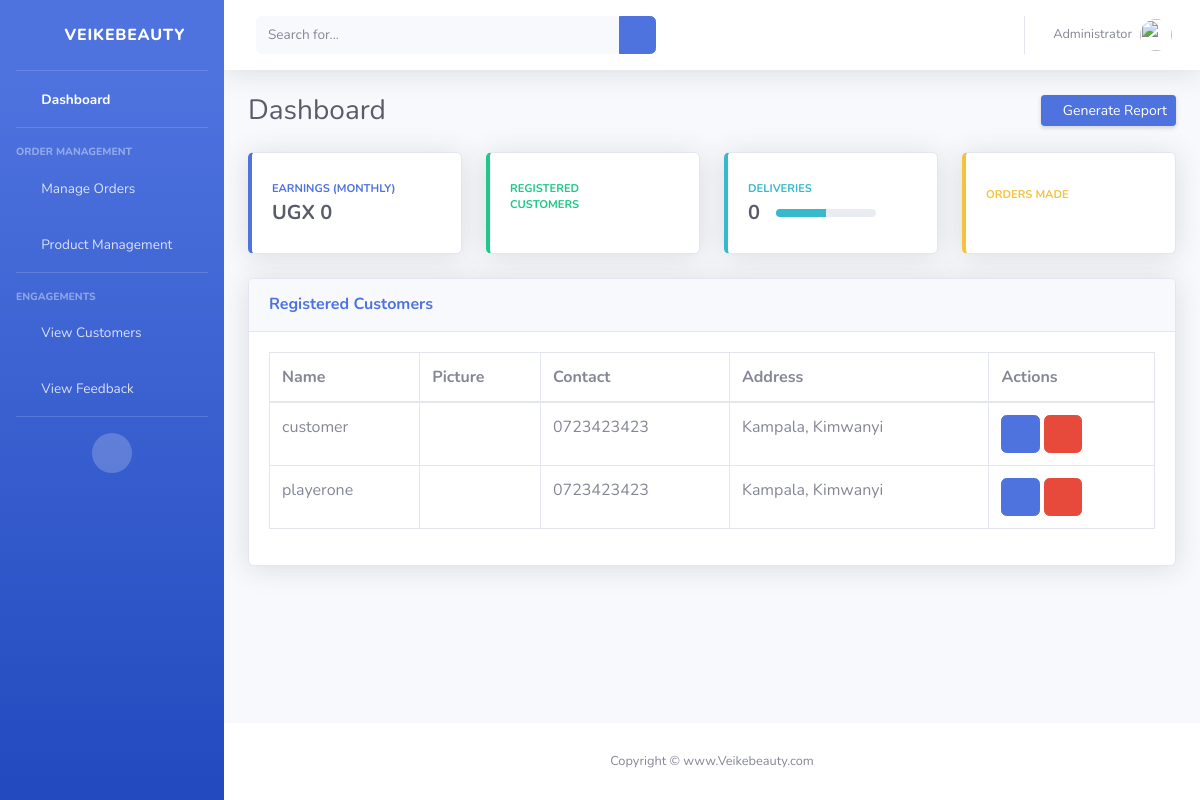
The app's page /view-customer (signed in) with its own data.
### ecom/models.py (models this page shows, shortened)
class Customer(models.Model):
    user=models.OneToOneField(User,on_delete=models.CASCADE)
    profile_pic= models.ImageField(upload_to='profile_pic/CustomerProfilePic/',null=True,blank=True)
    address = models.CharField(max_length=40)
    mobile = models.CharField(max_length=20,null=False)

### ecom/views.py (the view)
# urls.py: path('view-customer', views.view_customer_view,name='view-customer'),
@login_required(login_url='adminlogin')
def view_customer_view(request):
    customers=models.Customer.objects.all()
    return render(request,'adminDashboard/view_customer.html',{'customers':customers})

### templates/adminDashboard/view_customer.html (shortened to what this page needs)
{% extends 'adminDashboard/base.html' %}
{% load static %}
{% block content %}
<div class="card shadow mb-4">
    <div class="card-header py-3">
        <h6 class="m-0 font-weight-bold text-primary">Registered Customers</h6>
    </div>
    <div class="card-body">
        <div class="table-responsive">
            <table class="table table-bordered" id="dataTable" width="100%" cellspacing="0">
                <thead>
                    <tr>
                        <th>Name</th>
                        <th>Picture</th>
                        <th>Contact</th>
                        <th>Address</th>
                        <th>Actions</th>
                    </tr>
                </thead>
                <tbody>
                    {% if customers %}
                    {% for c in customers %}
                        <tr>
                            <td>{{ c.user }}</td>
                            <td>
                            </td>
                            <td>{{ c.mobile }}</td>
                            <td>{{ c.address }}</td>
                              <td><a class="btn btn-primary btn-xs" href="{% url 'update-customer' c.id  %}"><i class="fas fa-info-circle"></i></a>
                                <a class="btn btn-danger btn-xs" href="{% url 'delete-customer' c.id  %}"><i class="fas fa-trash"></i></a></td>
                        </tr>
                    {% endfor %}
                {% else %}
                    <tr>
                        <td colspan="4">
                            <h1>No Customers!!</h1>
                        </td>
                    </tr>
                {% endif %}
                </tbody>
            </table>
        </div>
    </div>
</div>
{% endblock %}

### records on screen
Customer: user "customer", mobile "0723423423", address "Kampala, Kimwanyi"
Customer: user "playerone", mobile "0723423423", address "Kampala, Kimwanyi"
